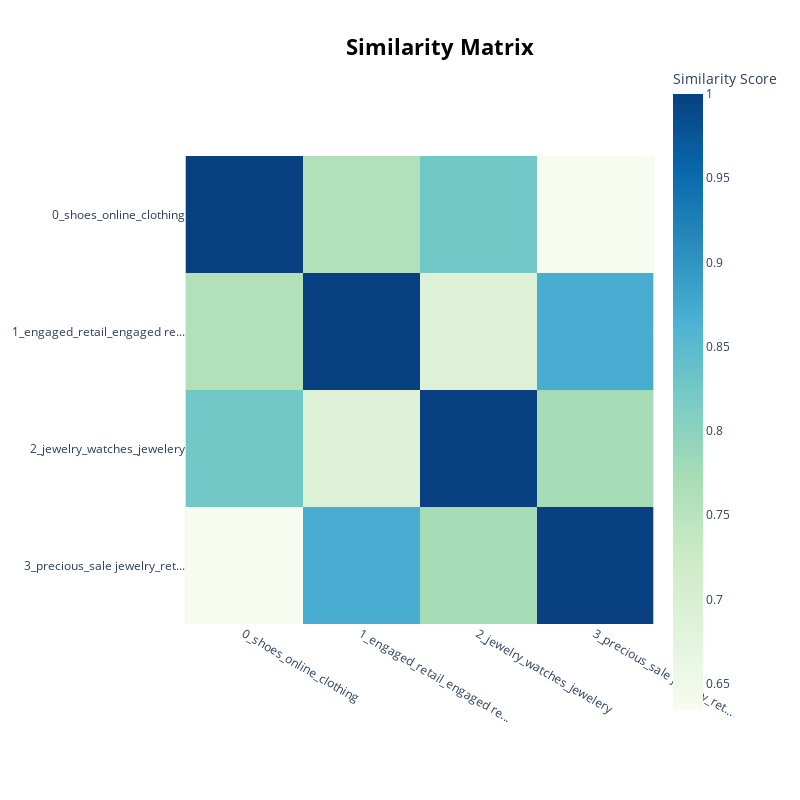

Here is the notebook cell this chart was saved with:
### Code cell
topic_model.visualize_heatmap()

### Figure 1 — Plotly figure (JSON) as saved in the notebook; plotly's stock layout.template omitted (floating-point values rounded to 4 significant figures)
{"data": [{"coloraxis": "coloraxis", "hovertemplate": "x: %{x}<br>y: %{y}<br>Similarity Score: %{z}<extra></extra>", "name": "0", "type": "heatmap", "x": ["0_shoes_online_clothing", "1_engaged_retail_engaged re...", "2_jewelry_watches_jewelery", "3_precious_sale jewelry_ret..."], "xaxis": "x", "y": ["0_shoes_online_clothing", "1_engaged_retail_engaged re...", "2_jewelry_watches_jewelery", "3_precious_sale jewelry_ret..."], "yaxis": "y", "z": [[1.0, 0.759, 0.8259, 0.6344], [0.759, 1.0, 0.6896, 0.8703], [0.8259, 0.6896, 1.0, 0.7745], [0.6344, 0.8703, 0.7745, 1.0]]}], "layout": {"coloraxis": {"colorbar": {"title": {"text": "Similarity Score"}}, "colorscale": [[0, "rgb(247,252,240)"], [0.125, "rgb(224,243,219)"], [0.25, "rgb(204,235,197)"], [0.375, "rgb(168,221,181)"], [0.5, "rgb(123,204,196)"], [0.625, "rgb(78,179,211)"], [0.75, "rgb(43,140,190)"], [0.875, "rgb(8,104,172)"], [1, "rgb(8,64,129)"]]}, "height": 800, "hoverlabel": {"bgcolor": "white", "font": {"family": "Rockwell", "size": 16}}, "legend": {"title": {"text": "Trend"}}, "margin": {"t": 60}, "showlegend": true, "title": {"font": {"color": "Black", "size": 22}, "text": "<b>Similarity Matrix</b>", "x": 0.55, "xanchor": "center", "y": 0.95, "yanchor": "top"}, "width": 800, "xaxis": {"anchor": "y", "constrain": "domain", "domain": [0, 1], "scaleanchor": "y"}, "yaxis": {"anchor": "x", "autorange": "reversed", "constrain": "domain", "domain": [0, 1]}}}
